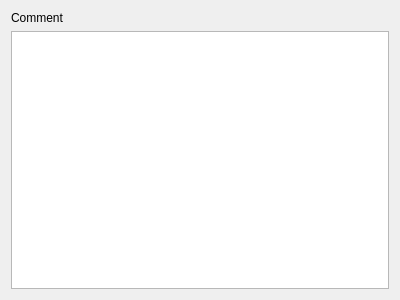
<?xml version="1.0" encoding="UTF-8"?>
<ui version="4.0">
 <class>ICCommentEditor</class>
 <widget class="QWidget" name="ICCommentEditor">
  <property name="geometry">
   <rect>
    <x>0</x>
    <y>0</y>
    <width>400</width>
    <height>300</height>
   </rect>
  </property>
  <property name="windowTitle">
   <string>Form</string>
  </property>
  <layout class="QVBoxLayout" name="verticalLayout">
   <item>
    <widget class="QLabel" name="label">
     <property name="text">
      <string>Comment</string>
     </property>
    </widget>
   </item>
   <item>
    <widget class="ICPlainTextEdit" name="plainTextEdit"/>
   </item>
  </layout>
 </widget>
 <customwidgets>
  <customwidget>
   <class>ICPlainTextEdit</class>
   <extends>QPlainTextEdit</extends>
   <header>icplaintextedit.h</header>
  </customwidget>
 </customwidgets>
 <resources/>
 <connections/>
</ui>
